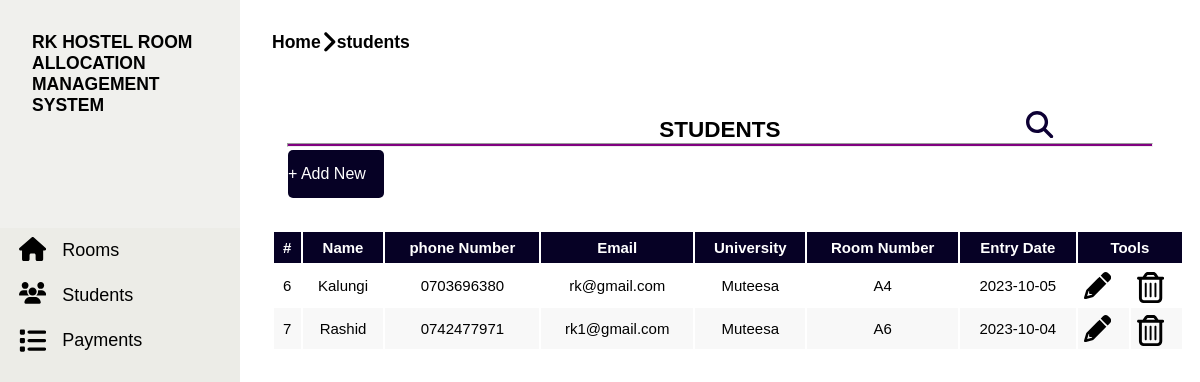
Page /?ref=dashboard&new=students on the committed database.
### tables this page shows
CREATE TABLE `students` (
  `id` int(11) NOT NULL,
  `name` varchar(30) NOT NULL,
  `email` varchar(100) NOT NULL,
  `phonenumber` varchar(14) NOT NULL,
  `roomno` varchar(10) NOT NULL,
  `university` varchar(30) NOT NULL,
  `entrydate` date NOT NULL
);

### index.php (called while the page is built, shortened)
<?php
$file="dashboard";
require './assets/header.php';
require "./$file.php";
require './assets/footer.php';
?>

### files/students.php (the view, shortened to what this page needs)
<div class="w-full h-full flex flex-col ic rooms">
    <h2 class="margin">STUDENTS</h2>
    <div class="flex js w-half" style="margin-left: 40rem; margin-top: -2rem;">
        <div class="flex icon" onclick="navToggle('search')"; style="fill: #0d0034; cursor: pointer;margin-top: -2rem;"><?php require './icons/magnifying-glass.svg';?></div>
    </div>
    <hr style="height: 2px; background-color: purple; width: 90%;">
    <div class="bottom w-full h-max">
        <div class="link flex ic js flex-col">
           <a href="?ref=dashboard&new=students&pop1=1">+ Add New</a>
        </div>
        <?php
        if($_SERVER['REQUEST_METHOD']=='POST' && isset($_POST['search'])){
            $search_input=$_POST['search'];
            $search=$con->query("SELECT *from students where email like '%$search_input%' or name like '%$search_input%' or university like '%$search_input%' or roomno like '%$search_input%'");
                    ?>
                     <div class="margin w-full flex h-max flex-col">
            <table>
                <thead>
                    <th>#</th>
                    <th>Name</th>
                    <th>phone Number</th>
                    <th> Email</th>
                    <th> University</th>
                    <th> Room Number</th>
                    <th> Entry Date</th>
                    <th colspan=2>Tools</th>
                </thead>
                <tbody>
                    <?php
                    if($search->num_rows){
                        while($searchr=$search->fetch_assoc()){
                            ?>
                            <tr>
                                <td><?$searchr['id']?></td>
                                <td><?=$searchr['name']?></td>
                                <td><?=$searchr['phonenumber']?></td>
                                <td><?=$searchr['email']?></td>
                                <td><?=$searchr['university']?></td>
                                <td><?=$searchr['roomno']?></td>
                                <td><?$searchr['entrydate']?></td>
                                <td><a href="?ref=dashboard&new=students&edit=1&id=<?=$searchr['id']?>&roomno=<?=$searchr['roomno']?>"><div class="icon"><?php require './icons/pencil.svg'?></div></a></td>
                                <td><a href="?ref=dashboard&new=students&delete=1&id=<?=$searchr['id']?>&roomno=<?=$searchr['roomno']?>"><div class="icon"><?php require './icons/trash-can.svg'?></div></a></td>
                            </tr>
                            <?php
                        }
                    }
                    ?>
                </tbody>
            </table>
        </div>
                    <?php
                }
        else{
        ?>
        <div class="margin w-full flex h-max flex-col">
            <table>
                <thead>
                    <th>#</th>
                    <th>Name</th>
                    <th>phone Number</th>
                    <th> Email</th>
                    <th> University</th>
                    <th> Room Number</th>
                    <th> Entry Date</th>
                    <th colspan=2>Tools</th>
                </thead>
                <tbody>
                    <?php
                    $tb=$con->query("SELECT * FROM students");
                    if($tb->num_rows){
                        while($tbq=$tb->fetch_assoc()){
                            ?>
                            <tr>
                                <td><?=$tbq['id']?></td>
                                <td><?=$tbq['name']?></td>
                                <td><?=$tbq['phonenumber']?></td>
                                <td><?=$tbq['email']?></td>
                                <td><?=$tbq['university']?></td>
                                <td><?=$tbq['roomno']?></td>
                                <td><?=$tbq['entrydate']?></td>
                                <td><a href="?ref=dashboard&new=students&edit=1&id=<?=$tbq['id']?>&roomno=<?=$tbq['roomno']?>"><div class="icon"><?php require './icons/pencil.svg'?></div></a></td>
                                <td><a href="?ref=dashboard&new=students&delete=1&id=<?=$tbq['id']?>&roomno=<?=$tbq['roomno']?>"><div class="icon"><?php require './icons/trash-can.svg'?></div></a></td>
                            </tr>
                            <?php
                        }
                    }
                    ?>
                </tbody>
            </table>
            <?php
        }
            ?>
        </div>
    </div>
</div>

### rows in the picture
students: id "6", name "Kalungi", phonenumber "0703696380", email "rk@gmail.com", university "Muteesa", roomno "A4", entrydate "2023-10-05"
students: id "7", name "Rashid", phonenumber "0742477971", email "rk1@gmail.com", university "Muteesa", roomno "A6", entrydate "2023-10-04"

### other values in the picture
$new1 "students"
